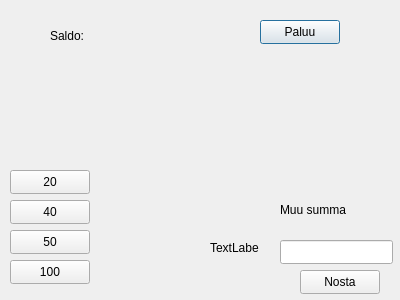
<?xml version="1.0" encoding="UTF-8"?>
<ui version="4.0">
 <class>Withdraw</class>
 <widget class="QDialog" name="Withdraw">
  <property name="geometry">
   <rect>
    <x>0</x>
    <y>0</y>
    <width>400</width>
    <height>300</height>
   </rect>
  </property>
  <property name="windowTitle">
   <string>Dialog</string>
  </property>
  <widget class="QPushButton" name="btnWithdrawBack">
   <property name="geometry">
    <rect>
     <x>260</x>
     <y>20</y>
     <width>80</width>
     <height>24</height>
    </rect>
   </property>
   <property name="text">
    <string>Paluu</string>
   </property>
  </widget>
  <widget class="QPushButton" name="btn20">
   <property name="geometry">
    <rect>
     <x>10</x>
     <y>170</y>
     <width>80</width>
     <height>24</height>
    </rect>
   </property>
   <property name="text">
    <string>20</string>
   </property>
  </widget>
  <widget class="QPushButton" name="btn40">
   <property name="geometry">
    <rect>
     <x>10</x>
     <y>200</y>
     <width>80</width>
     <height>24</height>
    </rect>
   </property>
   <property name="text">
    <string>40</string>
   </property>
  </widget>
  <widget class="QPushButton" name="btn50">
   <property name="geometry">
    <rect>
     <x>10</x>
     <y>230</y>
     <width>80</width>
     <height>24</height>
    </rect>
   </property>
   <property name="text">
    <string>50</string>
   </property>
  </widget>
  <widget class="QPushButton" name="btn100">
   <property name="geometry">
    <rect>
     <x>10</x>
     <y>260</y>
     <width>80</width>
     <height>24</height>
    </rect>
   </property>
   <property name="text">
    <string>100</string>
   </property>
  </widget>
  <widget class="QLabel" name="labelBalance">
   <property name="geometry">
    <rect>
     <x>50</x>
     <y>20</y>
     <width>131</width>
     <height>31</height>
    </rect>
   </property>
   <property name="text">
    <string>Saldo:</string>
   </property>
  </widget>
  <widget class="QLineEdit" name="lineEditAmount">
   <property name="geometry">
    <rect>
     <x>280</x>
     <y>240</y>
     <width>113</width>
     <height>24</height>
    </rect>
   </property>
  </widget>
  <widget class="QPushButton" name="btnNosta">
   <property name="geometry">
    <rect>
     <x>300</x>
     <y>270</y>
     <width>80</width>
     <height>24</height>
    </rect>
   </property>
   <property name="text">
    <string>Nosta</string>
   </property>
  </widget>
  <widget class="QLabel" name="label">
   <property name="geometry">
    <rect>
     <x>280</x>
     <y>200</y>
     <width>111</width>
     <height>20</height>
    </rect>
   </property>
   <property name="text">
    <string>Muu summa</string>
   </property>
  </widget>
  <widget class="QLabel" name="labelError">
   <property name="geometry">
    <rect>
     <x>210</x>
     <y>240</y>
     <width>49</width>
     <height>16</height>
    </rect>
   </property>
   <property name="text">
    <string>TextLabel</string>
   </property>
  </widget>
 </widget>
 <resources/>
 <connections/>
</ui>
